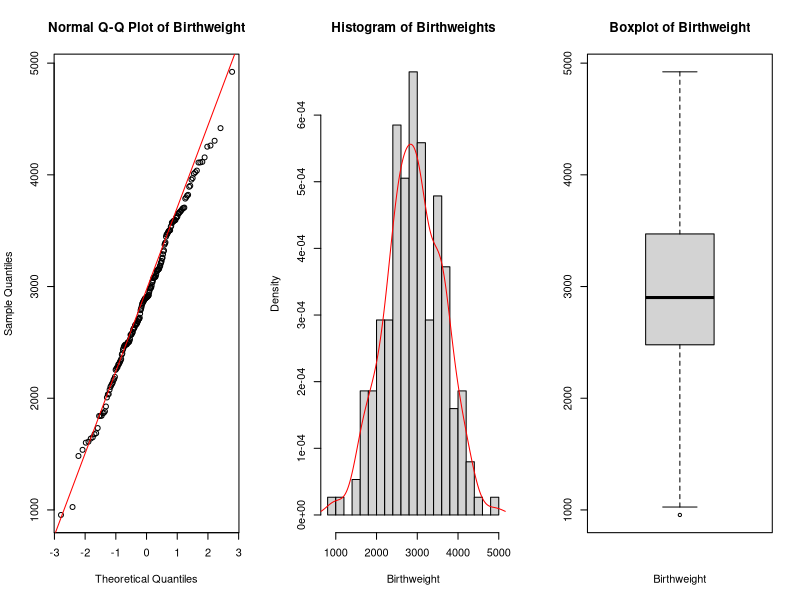
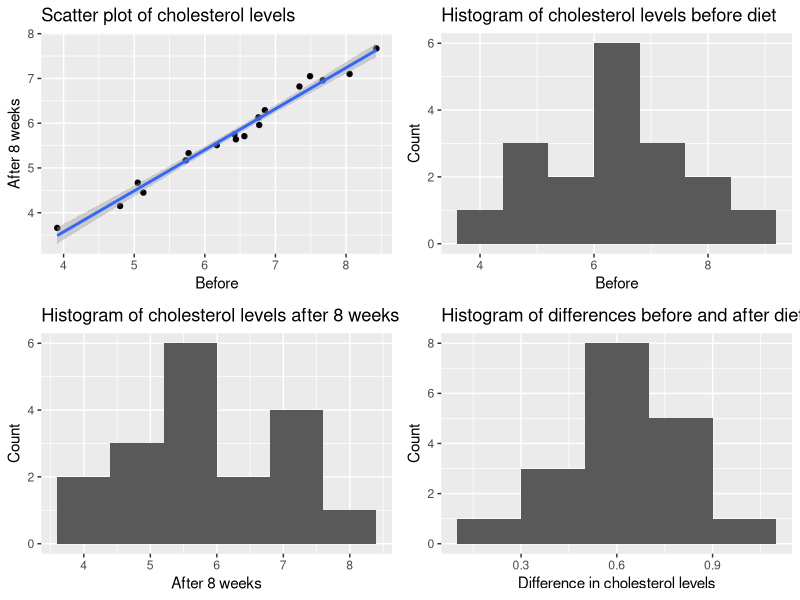
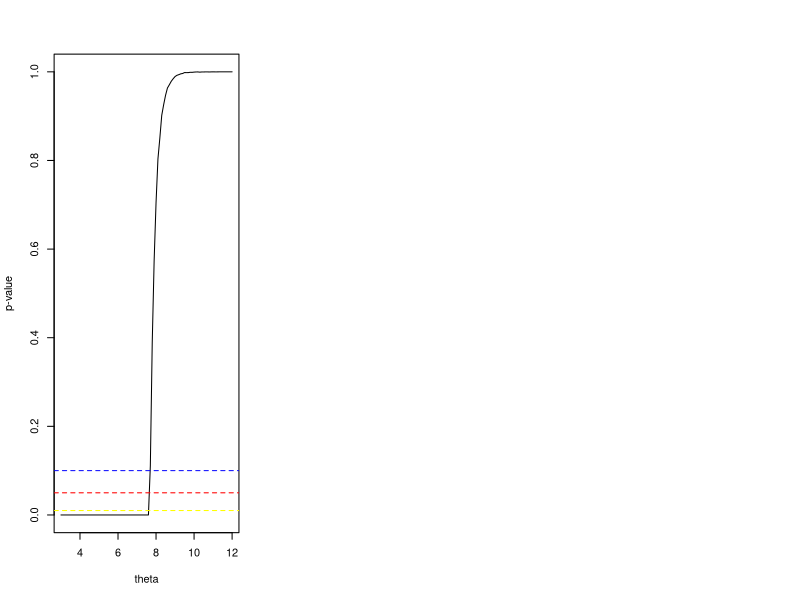
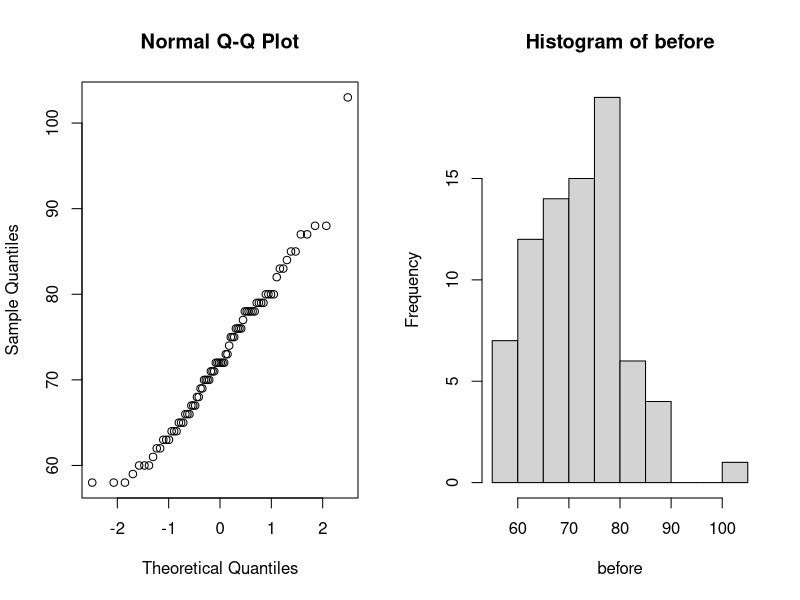
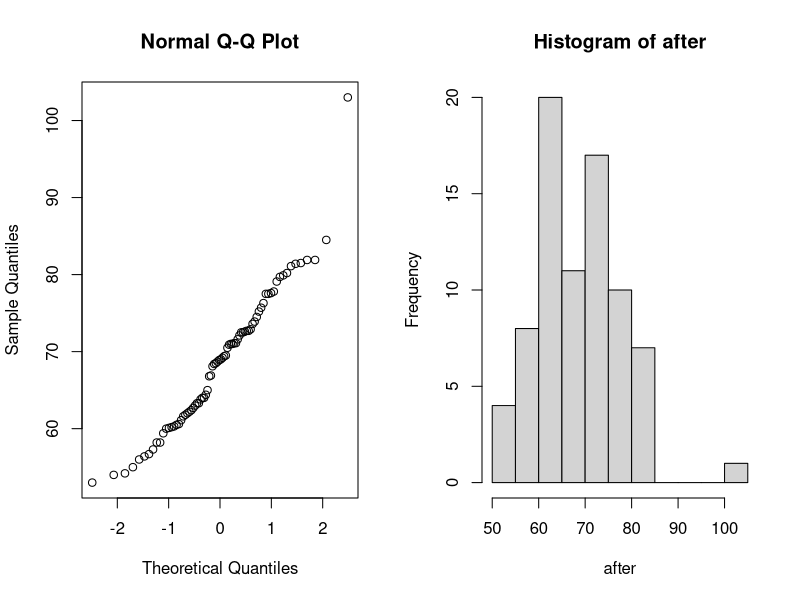
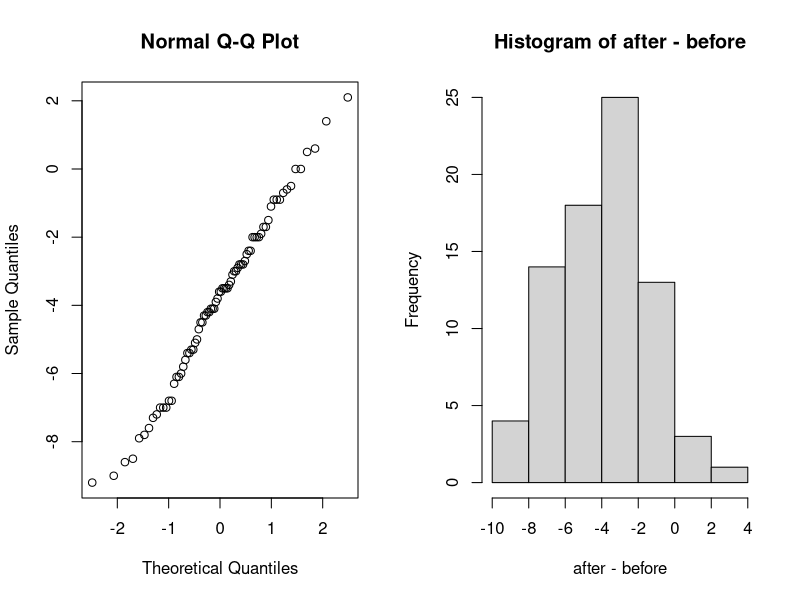
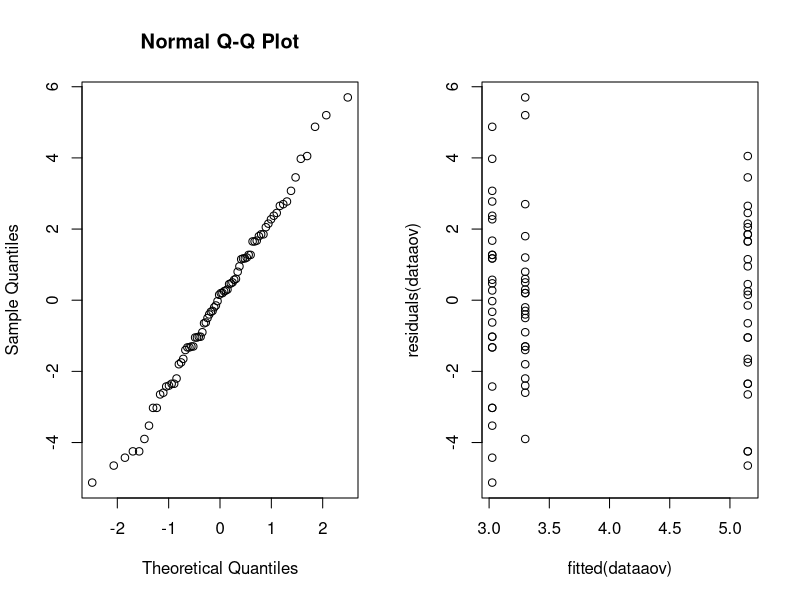
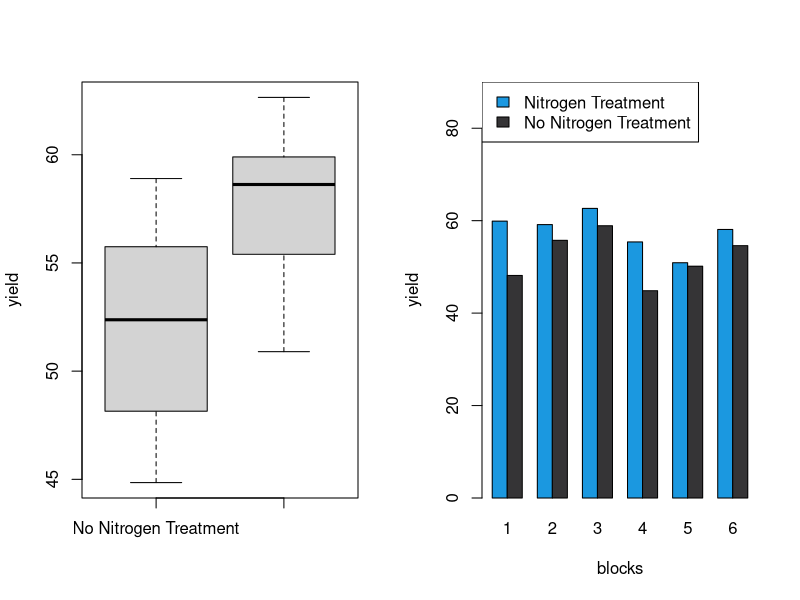

Generate these figures, in order, with R:
## ---- chunk 1
birthweight = read.table(file = "birthweight.txt", header = TRUE)
data= birthweight$birthweight

## ---- chunk 2
par(mfrow=c(1,3))
qqnorm(data, main = "Normal Q-Q Plot of Birthweight")
qqline(data,col=" red ")

# Check for normality with histogram
hist(x = data,breaks=15,main = "Histogram of Birthweights",
     xlab = " Birthweight ",freq = FALSE)
lines(x= density(x= data), col=" red ")

# Check for normality with boxplot
boxplot (data , main =" Boxplot of Birthweight ",
         xlab =" Birthweight ")#horizontal = TRUE)

## ---- chunk 3
shapiro.test(data)
## ---- chunk 4
# construct Confidence Interval
mu <- mean(data)
stnd <-sd(data)
CI <- 0.96
alpha <- 1-CI # Calculate the margin of error for a 95% confidence interval

z <- qnorm(1 - alpha/2) # 98th percentile of standard normal distribution
me <- z * stnd / sqrt(length(data)) # Calculate the margin of error
lower_ci = mu - me # Calculate the confidence interval
upper_ci = mu + me
cat("Confidence Interval: [", lower_ci, ", ", upper_ci, "]", sep = "")
## ---- chunk 5
# construct a bounded 96%-CI for mu(mean)
for (sample_size in 1:1000) {
  lower_bound = mu - z*stnd/sqrt(sample_size); upper_bound = mu + z*stnd/sqrt(sample_size)
  CI_length <- upper_bound - lower_bound
  if (CI_length <= 100) {
    break
  }
}
cat("sample_size",sample_size)
## ---- chunk 6
# Compute a bootstrap 96%-CI for mu and compare it to the above CI.
library(boot)
B <- 1000 # Choose number of bootstrap resamples
boot_data <- boot(data, statistic = function(data, i) mean(data[i]), R = B)
boot_ci <- boot.ci(boot_data, type = "perc", conf = 0.96)
lower_bound_boot_ci <- boot_ci$percent[[4]]
upper_bound_boot_ci <- boot_ci$percent[[5]]
cat("boot_CI Confidence Interval: [",
    lower_bound_boot_ci, ", ",
    upper_bound_boot_ci, "]", sep = "")
## ---- chunk 7
# Verify this claim by using a one side t-test
t.test(data, mu = 2800, alternative = "greater")
## ---- chunk 8
# sign test
binom.test(sum(data > 2800), n=length(data), p = 0.5, alternative = "greater")
## ---- chunk 9
B = 1000; n = 50
psign = numeric(B) # will contain P-values of sign test
pttest = numeric(B) # will contain P-values of T test

for(i in 1:B) {
  x = sample(data, n)
  pttest[i] = t.test(x, mu=2800, alt='greater')[[3]] # extract P-value
  psign[i] = binom.test(sum(x>2800), n, alt='greater')[[3]] # extract P-value
}
power_ttest = sum(pttest<0.05)/B
power_sign = sum(psign<0.05)/B
cat("the powers of the t-test: ", power_ttest, ",
    the powers of the sing test: ",
    power_sign, sep = "")
## ---- chunk 10
# Set the number of samples to take and the lower probability
n_samples = 1000
p_left = 0.25
# Create an empty vector to store the sample probabilities
sample_probabilities = numeric(n_samples)
# Take n_samples samples of size n_samples from the birthweight vector
# Calculate the proportion of samples that have a weight less than 2600 grams
# Store the sample proportion in the sample_probabilities vector
for(i in 1:n_samples){
  sample = sample(data, n_samples, replace = TRUE)
  sample_probabilities[i] = sum(sample < 2600)/n_samples
}
# Calculate the standard deviation of the sample proportions
sample_sd = sd(sample_probabilities)
# Calculate the mean of the sample proportions
p_hat = mean(sample_probabilities)
# margin of error
me = p_hat - p_left
# Calculate the upper confidence interval
p_right = p_hat + me
# Calculate the z-score
z = me / sqrt((p_hat*(1-p_hat))/length(data))
# Calculate the level of significance
alpha = (1 - pnorm(z))*2
# Calculate the confidence level
confidence_level = 1 - alpha

cat("Confidence Interval: [", p_left,
    ", ", p_right, "]",
    "confidence_level: ",
    confidence_level,
    sep = "")
## ---- chunk 11
male_means = c()
female_means = c()

for (i in 1:1000) {
  # Select 34 males and 28 females with birthweight < 2600 g
  male_2600 = sample(data< 2600, 34); female_2600 = sample(data[data < 2600], 28)
   # Select 61 males and 65 females with birthweight >= 2600 g
  male_others = sample(data[data >= 2600], 61); female_others = sample(data[data >= 2600], 65)
   # Combine the selected males and females with birthweight < 2600 g
  males = c(male_2600, male_others); females = c(female_2600, female_others)
  # Calculate the mean birthweight for males and females
  male_means = c(male_means, mean(males)); female_means = c(female_means, mean(females))
}
# Calculate the mean of the sample means for males and females
mean(male_means); mean(female_means)
# Perform a two-sample t-test assuming unequal variances
t.test(male_means, female_means)
## ---- chunk 12
#library('tidyverse')
cholesterol <- read.table("cholesterol.txt", header = TRUE)

library(ggplot2)

summary(cholesterol)

shapiro.test(cholesterol$Before) # accept null, data is normal

shapiro.test(cholesterol$After8weeks) # accept null, data is normal
# checking difference
diff <- cholesterol$Before - cholesterol$After8weeks
shapiro.test(diff) # accept null, data is normal
cor(cholesterol$Before, cholesterol$After8weeks)
## ---- chunk 13
# Regression the 2 variables are highly correlated
regplot <- ggplot(cholesterol, aes(x = Before, y = After8weeks)) +
  geom_point() +
  geom_smooth(method = "lm") +
  labs(x = "Before", y = "After 8 weeks", title = "Scatter plot of cholesterol levels")

# creating histograms
hist1 <- ggplot(cholesterol, aes(x = Before)) +
  geom_histogram(binwidth = 0.8) +
  labs(x = "Before",
       y = "Count",
       title = "Histogram of cholesterol levels before diet")



hist2 <- ggplot(cholesterol, aes(x = After8weeks)) +
  geom_histogram(binwidth = 0.8) +
  labs(x = "After 8 weeks",
       y = "Count",
       title = "Histogram of cholesterol levels after 8 weeks on diet")

hist3 <- ggplot(cholesterol, aes(x = Before - After8weeks)) +
  geom_histogram(binwidth = 0.2) +
  labs(
    x = "Difference in cholesterol levels",
       y = "Count",
       title = "Histogram of differences before and after diet")


## ---- chunk 14
#install.packages("gridExtra")
require(gridExtra)
#par(mfrow=c(1,4))
grid.arrange(regplot, hist1, hist2, hist3, ncol=2)
## ---- chunk 15
wilcox.test(cholesterol$Before, cholesterol$After8weeks, paired = TRUE)
#strong evidence to suggest that the margarine diet #had an effect on cholesterol levels.
## ---- chunk 16
theta_hat <- 2*mean(cholesterol$After8weeks) - 3 # Calculate estimate for theta
sigma <- sqrt((theta_hat-3)^2/12)

n <- length(cholesterol$After8weeks)
z <- qnorm(0.975)

lower <- theta_hat - z*(sigma/sqrt(n))
upper <- theta_hat + z*(sigma/sqrt(n))
c(lower, upper) #confidence interval

## ---- chunk 17
after = cholesterol$After8weeks
T <- function(x) max(x) # Define the test statistic function
theta_vals <- seq(3, 12, by = 0.1) # Set up the range of theta values to test

# Create a vector to store the p-values for each theta value
p_vals <- rep(NA, length(theta_vals))

# Perform the bootstrap test for each theta value
for (i in seq_along(theta_vals)) {
  # Generate bootstrap samples
  boot_samples <- replicate(10000, runif(18, min = 3, max = theta_vals[i]))
  # Calculate test statistics for bootstrap samples
  boot_t <- apply(boot_samples, 2, T)
  # Calculate p-value
  p_vals[i] <- mean(boot_t >= max(after))
}

# Plot the p-values as a function of theta
plot(theta_vals, p_vals, type = "l", xlab = "theta", ylab = "p-value")
abline(h = 0.01, col = "yellow", lty = 2)
abline(h = 0.05, col = "red", lty = 2)
abline(h = 0.1, col = "blue", lty = 2)


## ---- chunk 18

# Median test
binom.test(sum(cholesterol$After8weeks<6),length(cholesterol$After8weeks),p=0.5,alt="less")

binom.test(sum(cholesterol$After8weeks < 4.5), length(cholesterol$After8weeks), p = 0.25, alternative = "less", conf.level = 0.95)


## ---- chunk 19
data = read.table(file = "diet.txt", header = TRUE)
data$weight.lost=data$preweight-data$weight6weeks
## ---- chunk 20
before=data$preweight;after=data$weight6weeks
par(mfrow=c(1,2))

qqnorm(before)
hist(before)
qqnorm(after)
hist(after)
qqnorm(after-before)
hist(after-before)
t.test(before,after,paired=TRUE)
## ---- chunk 21
data$diet=factor(data$diet)
dataaov=lm(weight.lost~diet,data=data)
anova(dataaov)
## ---- chunk 22
par(mfrow=c(1,2)); qqnorm(residuals(dataaov))
plot(fitted(dataaov),residuals(dataaov))
## ---- chunk 23

summary(dataaov)

## ---- chunk 24
genderaov=lm(weight.lost~gender*diet,data=data)  
anova(genderaov)
## ---- chunk 25
preddata=data.frame(diet=c("1","2","3"))
predict(dataaov,preddata)


## ---- chunk 26
#install.packages('MASS')
library(MASS)
data(npk)
## ---- chunk 27
#Create a matrix of random plots
random_plots_matrix <- cbind(rep(1:24),rep(1:6, each = 4),
                             replicate(3, c(replicate(6, sample(c(1,1,0,0))))))
#Convert the matrix to a data frame
data_frame <- data.frame(random_plots_matrix)
#Set column names
header <- c("plot", "block", "N", "P", "K")
colnames(data_frame) <- header
#View the resulting data frame
head(data_frame)
## ---- chunk 28
par(mfrow=c(1,2))
# Subset the data to only include nitrogen treatment
npk_nitrogen  <- npk[npk$N == 1,]
# Calculate the average yield per block for nitrogen treatment
nitrogen_avg_yield  <- aggregate(yield ~ block, data = npk_nitrogen, FUN = mean)
# Subset the data to only include plots without nitrogen treatment
npk_no_nitrogen  <- npk[npk$N == 0,]
# Calculate the average yield per block for plots without nitrogen
#treatment
no_nitrogen_avg_yield  <- aggregate(yield ~ block, data = npk_no_nitrogen, FUN = mean)
# Make a boxplot comparing the average yield per block for nitrogen and no nitrogen
#treatments
boxplot(no_nitrogen_avg_yield$yield, nitrogen_avg_yield$yield,
        names = c("No Nitrogen Treatment", "Nitrogen Treatment"), ylab = "yield")
#legend("topleft", legend = c("Nitrogen Treatment", "No Nitrogen Treatment"))


avg_yield <- apply(cbind(nitrogen_avg_yield[[2]], no_nitrogen_avg_yield[[2]]),
                   1,
                   function(x) unname(unlist(x)))
rownames(avg_yield)<- c("nitrogen_avg_yield","no_nitrogen_avg_yield")

barplot(avg_yield, col = c("#1b98e0", "#353436"),beside = TRUE,
        xlab="blocks",ylab = "yield", ylim=c(0,90),
        names.arg=c("1", "2", "3", "4", "5", "6"))

legend("topleft", legend = c("Nitrogen Treatment", "No Nitrogen Treatment"),
       fill =c("#1b98e0", "#353436"))

## ---- chunk 29
par(mfrow=c(1,2))
# Check for normality with histogram
hist(x = npk$yield , breaks=7 ,main = "Histogram of yield",
     xlab = " yield ",freq = FALSE)
lines(x= density(x= npk$yield), col=" red ")

qqnorm(npk$yield)
qqline(npk$yield)

# Check for normality with boxplot
plot(yield ~ block + factor(N), data = npk)
# Shapiro-Wilk test
shapiro.test(npk$yield)

## ---- chunk 30
twoANOVA <- aov(yield ~ block * factor(N), data = npk)
summary(twoANOVA)
## ---- chunk 31
model1 = lm(yield ~ N:block + P + K,data=npk)
model2 = lm(yield ~ P:block + N + K,data=npk)
model3 = lm(yield ~ K:block + P + N,data=npk)

print('model 1: ')
anova(model1)
print('model 2: ')
anova(model2)
print('model 3: ')
anova(model3)


model_add = lm(yield ~ N+P+K+block, data=npk)
print('model all sum: ')
anova(model_add)


## ---- chunk 32
library(lme4)

npklmer= lmer(yield~N+(1|block), REML=FALSE, data=npk)
npklmer2=lmer(yield~(1|block), REML=FALSE, data=npk)
npkmaov=anova(npklmer2, npklmer)
npkmaov
